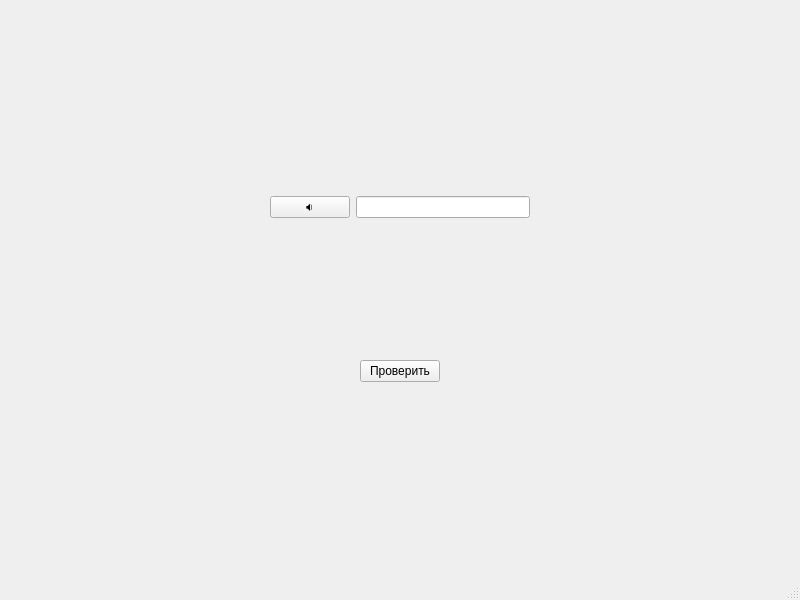
<?xml version="1.0" encoding="UTF-8"?>
<ui version="4.0">
 <class>MainWindow</class>
 <widget class="QMainWindow" name="MainWindow">
  <property name="geometry">
   <rect>
    <x>0</x>
    <y>0</y>
    <width>800</width>
    <height>600</height>
   </rect>
  </property>
  <property name="windowTitle">
   <string>MainWindow</string>
  </property>
  <widget class="QWidget" name="centralwidget">
   <layout class="QVBoxLayout" name="verticalLayout_2">
    <item>
     <spacer name="verticalSpacer_2">
      <property name="orientation">
       <enum>Qt::Vertical</enum>
      </property>
      <property name="sizeHint" stdset="0">
       <size>
        <width>20</width>
        <height>173</height>
       </size>
      </property>
     </spacer>
    </item>
    <item>
     <layout class="QHBoxLayout" name="horizontalLayout_3">
      <item>
       <spacer name="horizontalSpacer_3">
        <property name="orientation">
         <enum>Qt::Horizontal</enum>
        </property>
        <property name="sizeHint" stdset="0">
         <size>
          <width>40</width>
          <height>20</height>
         </size>
        </property>
       </spacer>
      </item>
      <item>
       <layout class="QVBoxLayout" name="verticalLayout">
        <item>
         <layout class="QHBoxLayout" name="horizontalLayout">
          <item>
           <widget class="QPushButton" name="voice">
            <property name="text">
             <string>🔉</string>
            </property>
           </widget>
          </item>
          <item>
           <widget class="QLineEdit" name="output_word"/>
          </item>
         </layout>
        </item>
        <item>
         <spacer name="verticalSpacer">
          <property name="orientation">
           <enum>Qt::Vertical</enum>
          </property>
          <property name="sizeHint" stdset="0">
           <size>
            <width>20</width>
            <height>40</height>
           </size>
          </property>
         </spacer>
        </item>
        <item>
         <layout class="QHBoxLayout" name="horizontalLayout_2">
          <item>
           <spacer name="horizontalSpacer">
            <property name="orientation">
             <enum>Qt::Horizontal</enum>
            </property>
            <property name="sizeHint" stdset="0">
             <size>
              <width>40</width>
              <height>20</height>
             </size>
            </property>
           </spacer>
          </item>
          <item>
           <widget class="QPushButton" name="check">
            <property name="text">
             <string>Проверить</string>
            </property>
           </widget>
          </item>
          <item>
           <spacer name="horizontalSpacer_2">
            <property name="orientation">
             <enum>Qt::Horizontal</enum>
            </property>
            <property name="sizeHint" stdset="0">
             <size>
              <width>40</width>
              <height>20</height>
             </size>
            </property>
           </spacer>
          </item>
         </layout>
        </item>
       </layout>
      </item>
      <item>
       <spacer name="horizontalSpacer_4">
        <property name="orientation">
         <enum>Qt::Horizontal</enum>
        </property>
        <property name="sizeHint" stdset="0">
         <size>
          <width>40</width>
          <height>20</height>
         </size>
        </property>
       </spacer>
      </item>
     </layout>
    </item>
    <item>
     <spacer name="verticalSpacer_3">
      <property name="orientation">
       <enum>Qt::Vertical</enum>
      </property>
      <property name="sizeHint" stdset="0">
       <size>
        <width>20</width>
        <height>173</height>
       </size>
      </property>
     </spacer>
    </item>
   </layout>
  </widget>
  <widget class="QMenuBar" name="menubar">
   <property name="geometry">
    <rect>
     <x>0</x>
     <y>0</y>
     <width>800</width>
     <height>22</height>
    </rect>
   </property>
  </widget>
  <widget class="QStatusBar" name="statusbar"/>
 </widget>
 <resources/>
 <connections/>
</ui>
